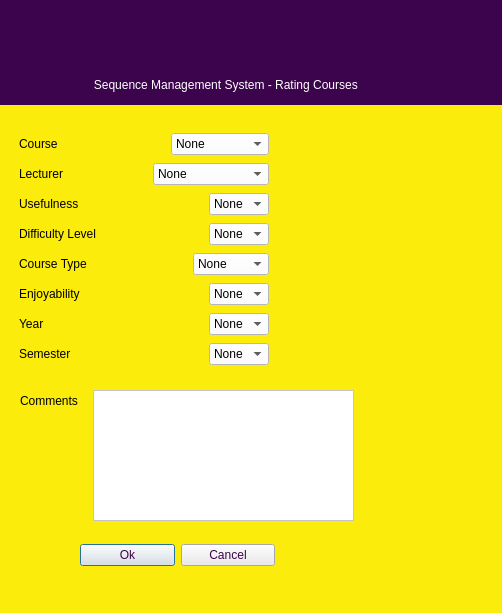
<?xml version="1.0" encoding="UTF-8"?>
<ui version="4.0">
 <class>Ratingdialog</class>
 <widget class="QDialog" name="Ratingdialog">
  <property name="geometry">
   <rect>
    <x>0</x>
    <y>0</y>
    <width>502</width>
    <height>613</height>
   </rect>
  </property>
  <property name="minimumSize">
   <size>
    <width>502</width>
    <height>613</height>
   </size>
  </property>
  <property name="maximumSize">
   <size>
    <width>502</width>
    <height>613</height>
   </size>
  </property>
  <property name="windowTitle">
   <string>Ratingdialog</string>
  </property>
  <property name="styleSheet">
   <string notr="true">background-color: rgb(252, 236, 12);</string>
  </property>
  <widget class="QLabel" name="label_3">
   <property name="geometry">
    <rect>
     <x>0</x>
     <y>0</y>
     <width>511</width>
     <height>71</height>
    </rect>
   </property>
   <property name="styleSheet">
    <string notr="true">image: url(:/Images/Images/ublogo.png);
background-color: rgb(60, 4, 76);</string>
   </property>
   <property name="text">
    <string/>
   </property>
  </widget>
  <widget class="QLabel" name="label_4">
   <property name="geometry">
    <rect>
     <x>-6</x>
     <y>64</y>
     <width>511</width>
     <height>41</height>
    </rect>
   </property>
   <property name="styleSheet">
    <string notr="true">color: rgb(255, 255, 255);
background-color: rgb(60, 4, 76);</string>
   </property>
   <property name="text">
    <string>                              Sequence Management System - Rating Courses</string>
   </property>
  </widget>
  <widget class="QWidget" name="layoutWidget">
   <property name="geometry">
    <rect>
     <x>80</x>
     <y>540</y>
     <width>195</width>
     <height>30</height>
    </rect>
   </property>
   <layout class="QHBoxLayout" name="horizontalLayout_3">
    <item>
     <widget class="QPushButton" name="okButton">
      <property name="styleSheet">
       <string notr="true">color: rgb(60, 4, 76);
background-color: rgb(234, 234, 234);</string>
      </property>
      <property name="text">
       <string>Ok</string>
      </property>
     </widget>
    </item>
    <item>
     <widget class="QPushButton" name="cancelButton">
      <property name="styleSheet">
       <string notr="true">color: rgb(60, 4, 76);
background-color: rgb(234, 234, 234);</string>
      </property>
      <property name="text">
       <string>Cancel</string>
      </property>
     </widget>
    </item>
   </layout>
  </widget>
  <widget class="QTextEdit" name="commentsEdit">
   <property name="geometry">
    <rect>
     <x>93</x>
     <y>390</y>
     <width>261</width>
     <height>131</height>
    </rect>
   </property>
   <property name="styleSheet">
    <string notr="true">background-color: rgb(255, 255, 255);</string>
   </property>
  </widget>
  <widget class="QLabel" name="chooseSequenceLabel_8">
   <property name="geometry">
    <rect>
     <x>20</x>
     <y>390</y>
     <width>71</width>
     <height>22</height>
    </rect>
   </property>
   <property name="text">
    <string>Comments</string>
   </property>
  </widget>
  <widget class="QLabel" name="resultLabel">
   <property name="geometry">
    <rect>
     <x>280</x>
     <y>210</y>
     <width>211</width>
     <height>20</height>
    </rect>
   </property>
   <property name="text">
    <string/>
   </property>
  </widget>
  <widget class="QWidget" name="layoutWidget">
   <property name="geometry">
    <rect>
     <x>19</x>
     <y>131</y>
     <width>250</width>
     <height>243</height>
    </rect>
   </property>
   <layout class="QGridLayout" name="gridLayout">
    <item row="0" column="0">
     <layout class="QHBoxLayout" name="horizontalLayout">
      <item>
       <widget class="QLabel" name="chooseSequenceLabel">
        <property name="text">
         <string>Course</string>
        </property>
       </widget>
      </item>
      <item>
       <spacer name="horizontalSpacer">
        <property name="orientation">
         <enum>Qt::Horizontal</enum>
        </property>
        <property name="sizeHint" stdset="0">
         <size>
          <width>98</width>
          <height>20</height>
         </size>
        </property>
       </spacer>
      </item>
      <item>
       <widget class="QComboBox" name="courseComboBox">
        <property name="styleSheet">
         <string notr="true">background-color: rgb(255, 255, 255);</string>
        </property>
        <item>
         <property name="text">
          <string>None</string>
         </property>
        </item>
        <item>
         <property name="text">
          <string>CMPS1134</string>
         </property>
        </item>
        <item>
         <property name="text">
          <string>CMPS1131</string>
         </property>
        </item>
        <item>
         <property name="text">
          <string>MATH1151</string>
         </property>
        </item>
        <item>
         <property name="text">
          <string>MATH1201</string>
         </property>
        </item>
        <item>
         <property name="text">
          <string>ENGL1014</string>
         </property>
        </item>
        <item>
         <property name="text">
          <string>CMSP1171</string>
         </property>
        </item>
        <item>
         <property name="text">
          <string>CMPS1232</string>
         </property>
        </item>
        <item>
         <property name="text">
          <string>CMPS1211</string>
         </property>
        </item>
        <item>
         <property name="text">
          <string>PHIL1014</string>
         </property>
        </item>
        <item>
         <property name="text">
          <string>MATH1302</string>
         </property>
        </item>
        <item>
         <property name="text">
          <string>ENG1025</string>
         </property>
        </item>
        <item>
         <property name="text">
          <string>PHYS1015</string>
         </property>
        </item>
        <item>
         <property name="text">
          <string>PHYS1015L</string>
         </property>
        </item>
        <item>
         <property name="text">
          <string>CMPS2131</string>
         </property>
        </item>
        <item>
         <property name="text">
          <string>CMPS2111</string>
         </property>
        </item>
        <item>
         <property name="text">
          <string>CMPS2151</string>
         </property>
        </item>
        <item>
         <property name="text">
          <string>CMPS2242</string>
         </property>
        </item>
        <item>
         <property name="text">
          <string>ENGL1035</string>
         </property>
        </item>
        <item>
         <property name="text">
          <string>MATH2201</string>
         </property>
        </item>
        <item>
         <property name="text">
          <string>CMPS2212</string>
         </property>
        </item>
        <item>
         <property name="text">
          <string>CMPS2232</string>
         </property>
        </item>
        <item>
         <property name="text">
          <string>MGMT1014</string>
         </property>
        </item>
        <item>
         <property name="text">
          <string>PSYC1014</string>
         </property>
        </item>
        <item>
         <property name="text">
          <string>HIST1014</string>
         </property>
        </item>
        <item>
         <property name="text">
          <string>CMPS1192</string>
         </property>
        </item>
        <item>
         <property name="text">
          <string>CMPS2992</string>
         </property>
        </item>
        <item>
         <property name="text">
          <string>SOCL1014</string>
         </property>
        </item>
        <item>
         <property name="text">
          <string>SPAN1025</string>
         </property>
        </item>
        <item>
         <property name="text">
          <string>ECON1014</string>
         </property>
        </item>
       </widget>
      </item>
     </layout>
    </item>
    <item row="1" column="0">
     <layout class="QHBoxLayout" name="horizontalLayout_2">
      <item>
       <widget class="QLabel" name="chooseSequenceLabel_2">
        <property name="text">
         <string>Lecturer</string>
        </property>
       </widget>
      </item>
      <item>
       <spacer name="horizontalSpacer_2">
        <property name="orientation">
         <enum>Qt::Horizontal</enum>
        </property>
        <property name="sizeHint" stdset="0">
         <size>
          <width>98</width>
          <height>20</height>
         </size>
        </property>
       </spacer>
      </item>
      <item>
       <widget class="QComboBox" name="lecturerComboBox">
        <property name="styleSheet">
         <string notr="true">background-color: rgb(255, 255, 255);</string>
        </property>
        <item>
         <property name="text">
          <string>None</string>
         </property>
        </item>
        <item>
         <property name="text">
          <string>FRabbani1011</string>
         </property>
        </item>
        <item>
         <property name="text">
          <string>MMedina1012</string>
         </property>
        </item>
        <item>
         <property name="text">
          <string>DLewis1013</string>
         </property>
        </item>
        <item>
         <property name="text">
          <string>VSylvester1014</string>
         </property>
        </item>
        <item>
         <property name="text">
          <string>DGarcia1015</string>
         </property>
        </item>
        <item>
         <property name="text">
          <string>KRyan1016</string>
         </property>
        </item>
       </widget>
      </item>
     </layout>
    </item>
    <item row="2" column="0">
     <layout class="QHBoxLayout" name="horizontalLayout_4">
      <item>
       <widget class="QLabel" name="chooseSequenceLabel_3">
        <property name="text">
         <string>Usefulness</string>
        </property>
       </widget>
      </item>
      <item>
       <spacer name="horizontalSpacer_3">
        <property name="orientation">
         <enum>Qt::Horizontal</enum>
        </property>
        <property name="sizeHint" stdset="0">
         <size>
          <width>98</width>
          <height>20</height>
         </size>
        </property>
       </spacer>
      </item>
      <item>
       <widget class="QComboBox" name="usefulnessComboBox">
        <property name="styleSheet">
         <string notr="true">background-color: rgb(255, 255, 255);</string>
        </property>
        <item>
         <property name="text">
          <string>None</string>
         </property>
        </item>
        <item>
         <property name="text">
          <string>1</string>
         </property>
        </item>
        <item>
         <property name="text">
          <string>2</string>
         </property>
        </item>
        <item>
         <property name="text">
          <string>3</string>
         </property>
        </item>
        <item>
         <property name="text">
          <string>4</string>
         </property>
        </item>
        <item>
         <property name="text">
          <string>5</string>
         </property>
        </item>
       </widget>
      </item>
     </layout>
    </item>
    <item row="3" column="0">
     <layout class="QHBoxLayout" name="horizontalLayout_5">
      <item>
       <widget class="QLabel" name="chooseSequenceLabel_4">
        <property name="text">
         <string>Difficulty Level</string>
        </property>
       </widget>
      </item>
      <item>
       <spacer name="horizontalSpacer_4">
        <property name="orientation">
         <enum>Qt::Horizontal</enum>
        </property>
        <property name="sizeHint" stdset="0">
         <size>
          <width>78</width>
          <height>20</height>
         </size>
        </property>
       </spacer>
      </item>
      <item>
       <widget class="QComboBox" name="difficultyComboBox">
        <property name="styleSheet">
         <string notr="true">background-color: rgb(255, 255, 255);</string>
        </property>
        <item>
         <property name="text">
          <string>None</string>
         </property>
        </item>
        <item>
         <property name="text">
          <string>1</string>
         </property>
        </item>
        <item>
         <property name="text">
          <string>2</string>
         </property>
        </item>
        <item>
         <property name="text">
          <string>3</string>
         </property>
        </item>
        <item>
         <property name="text">
          <string>4</string>
         </property>
        </item>
        <item>
         <property name="text">
          <string>5</string>
         </property>
        </item>
       </widget>
      </item>
     </layout>
    </item>
    <item row="4" column="0">
     <layout class="QHBoxLayout" name="horizontalLayout_6">
      <item>
       <widget class="QLabel" name="chooseSequenceLabel_5">
        <property name="text">
         <string>Course Type</string>
        </property>
       </widget>
      </item>
      <item>
       <spacer name="horizontalSpacer_5">
        <property name="orientation">
         <enum>Qt::Horizontal</enum>
        </property>
        <property name="sizeHint" stdset="0">
         <size>
          <width>78</width>
          <height>20</height>
         </size>
        </property>
       </spacer>
      </item>
      <item>
       <widget class="QComboBox" name="courseTypeComboBox_2">
        <property name="styleSheet">
         <string notr="true">background-color: rgb(255, 255, 255);</string>
        </property>
        <item>
         <property name="text">
          <string>None</string>
         </property>
        </item>
        <item>
         <property name="text">
          <string>Practical</string>
         </property>
        </item>
        <item>
         <property name="text">
          <string>Theory</string>
         </property>
        </item>
       </widget>
      </item>
     </layout>
    </item>
    <item row="5" column="0">
     <layout class="QHBoxLayout" name="horizontalLayout_7">
      <item>
       <widget class="QLabel" name="chooseSequenceLabel_6">
        <property name="text">
         <string>Enjoyability</string>
        </property>
       </widget>
      </item>
      <item>
       <spacer name="horizontalSpacer_6">
        <property name="orientation">
         <enum>Qt::Horizontal</enum>
        </property>
        <property name="sizeHint" stdset="0">
         <size>
          <width>78</width>
          <height>20</height>
         </size>
        </property>
       </spacer>
      </item>
      <item>
       <widget class="QComboBox" name="enjoyabilityComboBox_3">
        <property name="styleSheet">
         <string notr="true">background-color: rgb(255, 255, 255);</string>
        </property>
        <item>
         <property name="text">
          <string>None</string>
         </property>
        </item>
        <item>
         <property name="text">
          <string>1</string>
         </property>
        </item>
        <item>
         <property name="text">
          <string>2</string>
         </property>
        </item>
        <item>
         <property name="text">
          <string>3</string>
         </property>
        </item>
        <item>
         <property name="text">
          <string>4</string>
         </property>
        </item>
        <item>
         <property name="text">
          <string>5</string>
         </property>
        </item>
       </widget>
      </item>
     </layout>
    </item>
    <item row="6" column="0">
     <layout class="QHBoxLayout" name="horizontalLayout_8">
      <item>
       <widget class="QLabel" name="chooseSequenceLabel_7">
        <property name="text">
         <string>Year</string>
        </property>
       </widget>
      </item>
      <item>
       <spacer name="horizontalSpacer_9">
        <property name="orientation">
         <enum>Qt::Horizontal</enum>
        </property>
        <property name="sizeHint" stdset="0">
         <size>
          <width>98</width>
          <height>20</height>
         </size>
        </property>
       </spacer>
      </item>
      <item>
       <widget class="QComboBox" name="yearComboBox">
        <property name="styleSheet">
         <string notr="true">background-color: rgb(255, 255, 255);</string>
        </property>
        <item>
         <property name="text">
          <string>None</string>
         </property>
        </item>
        <item>
         <property name="text">
          <string>2010</string>
         </property>
        </item>
        <item>
         <property name="text">
          <string>2012</string>
         </property>
        </item>
        <item>
         <property name="text">
          <string>2013</string>
         </property>
        </item>
        <item>
         <property name="text">
          <string>2015</string>
         </property>
        </item>
        <item>
         <property name="text">
          <string>2016</string>
         </property>
        </item>
        <item>
         <property name="text">
          <string>2017</string>
         </property>
        </item>
        <item>
         <property name="text">
          <string>2018</string>
         </property>
        </item>
        <item>
         <property name="text">
          <string>2019</string>
         </property>
        </item>
        <item>
         <property name="text">
          <string>2020</string>
         </property>
        </item>
       </widget>
      </item>
     </layout>
    </item>
    <item row="7" column="0">
     <layout class="QHBoxLayout" name="horizontalLayout_9">
      <item>
       <widget class="QLabel" name="chooseSequenceLabel_9">
        <property name="text">
         <string>Semester</string>
        </property>
       </widget>
      </item>
      <item>
       <spacer name="horizontalSpacer_10">
        <property name="orientation">
         <enum>Qt::Horizontal</enum>
        </property>
        <property name="sizeHint" stdset="0">
         <size>
          <width>98</width>
          <height>20</height>
         </size>
        </property>
       </spacer>
      </item>
      <item>
       <widget class="QComboBox" name="semesterComboBox">
        <property name="styleSheet">
         <string notr="true">background-color: rgb(255, 255, 255);</string>
        </property>
        <item>
         <property name="text">
          <string>None</string>
         </property>
        </item>
        <item>
         <property name="text">
          <string>1</string>
         </property>
        </item>
        <item>
         <property name="text">
          <string>2</string>
         </property>
        </item>
       </widget>
      </item>
     </layout>
    </item>
   </layout>
  </widget>
 </widget>
 <resources/>
 <connections/>
</ui>
